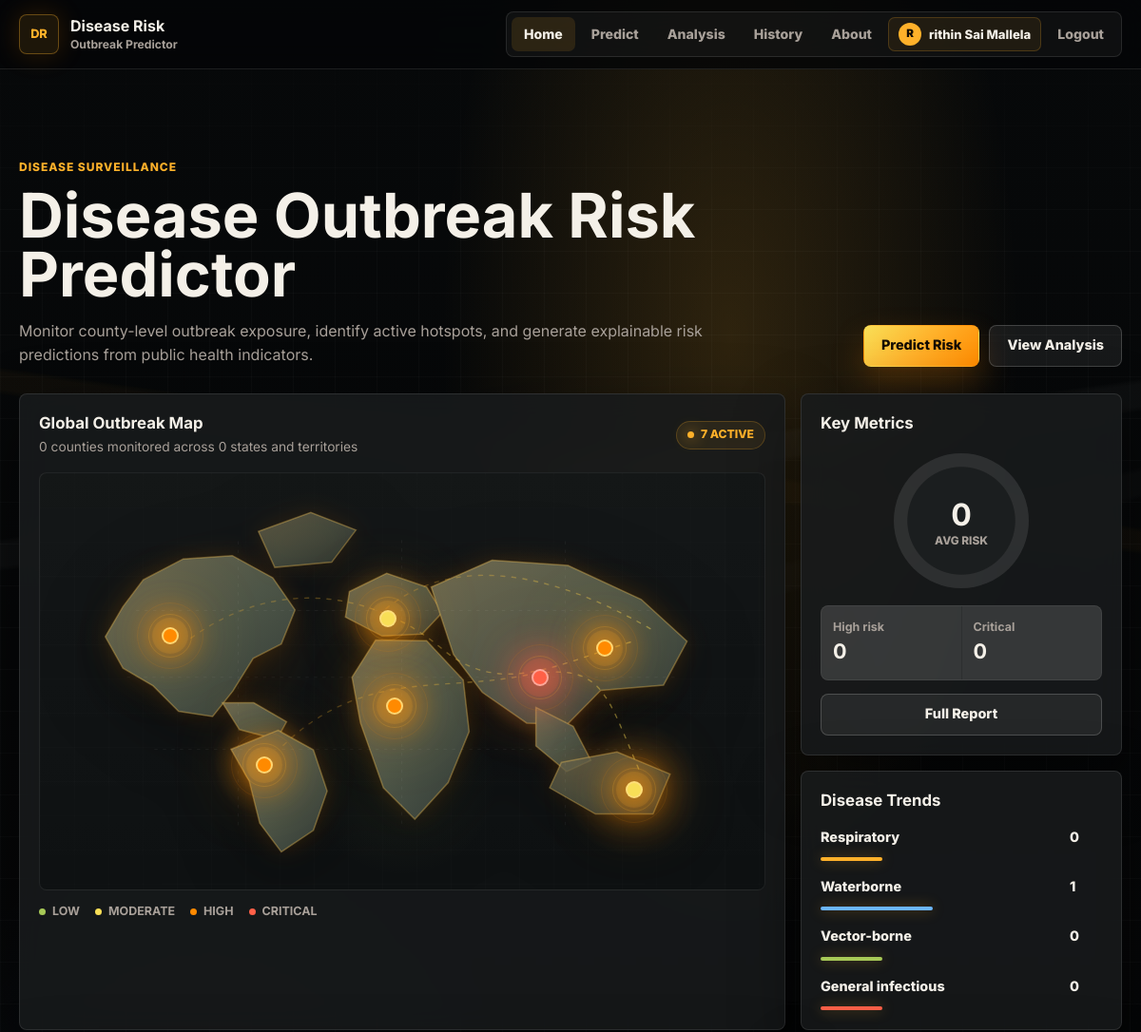
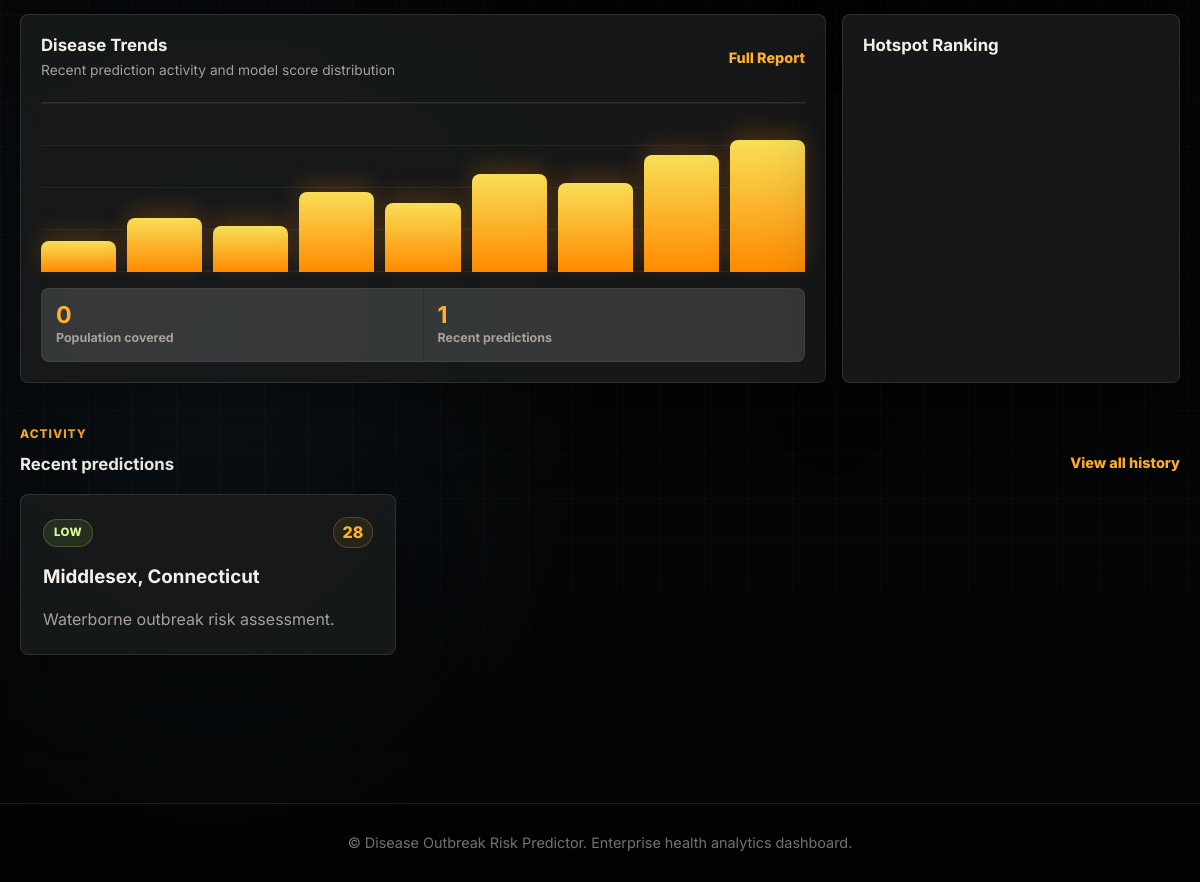
The page / (signed in) on the database its author committed (2 pictures, top to bottom).
### tables this page shows
CREATE TABLE users (
                id INTEGER PRIMARY KEY AUTOINCREMENT,
                name TEXT NOT NULL,
                email TEXT NOT NULL UNIQUE,
                password_hash TEXT NOT NULL,
                created_at TEXT NOT NULL
            , google_id TEXT, avatar_url TEXT, auth_provider TEXT NOT NULL DEFAULT 'password');

CREATE TABLE predictions (
                id INTEGER PRIMARY KEY AUTOINCREMENT,
                fips TEXT NOT NULL,
                state TEXT NOT NULL,
                county TEXT NOT NULL,
                disease_type TEXT NOT NULL,
                risk_score INTEGER NOT NULL,
                risk_level TEXT NOT NULL,
                notes TEXT,
                created_at TEXT NOT NULL
            , user_id INTEGER);

### app.py (the view)
@app.route("/")
@login_required
def home():
    states = get_states()
    total_counties = len(DATASET)
    latest = get_history(session.get("user_id"))[:3]
    dashboard = get_dashboard_context(latest)
    return render_template(
        "home.html",
        active_page="home",
        states=states,
        total_counties=total_counties,
        latest=latest,
        dashboard=dashboard,
    )

### app.py (called while the page is built)
def get_states():
    return sorted({row["state"] for row in DATASET if row.get("state")})

def get_history(user_id):
    with sqlite3.connect(DB_FILE) as conn:
        conn.row_factory = sqlite3.Row
        return conn.execute(
            "SELECT * FROM predictions WHERE user_id = ? ORDER BY id DESC LIMIT 50",
            (user_id,),
        ).fetchall()

def format_number(value):
    try:
        return f"{int(float(value)):,}"
    except (TypeError, ValueError):
        return "0"

def get_user_by_id(user_id):
    if not user_id:
        return None
    with sqlite3.connect(DB_FILE) as conn:
        conn.row_factory = sqlite3.Row
        return conn.execute("SELECT * FROM users WHERE id = ?", (user_id,)).fetchone()

def google_oauth_configured():
    client_id = get_google_client_id()
    client_secret = get_google_client_secret()
    placeholder_values = {
        "your-google-oauth-client-id.apps.googleusercontent.com",
        "your-google-oauth-client-secret",
    }
    return bool(client_id and client_secret) and client_id not in placeholder_values and client_secret not in placeholder_values

def get_google_client_id():
    return os.environ.get("GOOGLE_CLIENT_ID", "").strip()

def get_google_client_secret():
    return os.environ.get("GOOGLE_CLIENT_SECRET", "").strip()

@app.context_processor
def inject_current_user():
    return {
        "current_user": get_user_by_id(session.get("user_id")),
        "google_oauth_enabled": google_oauth_configured(),
    }

def login_required(view):
    @wraps(view)
    def wrapped_view(*args, **kwargs):
        if not session.get("user_id"):
            return redirect(url_for("signup", next=request.full_path))
        return view(*args, **kwargs)
    return wrapped_view

### templates/home.html (shortened to what this page needs)
{% extends "base.html" %}
{% set title = "Disease Surveillance Dashboard" %}
{% block content %}
<main class="surveillance-dashboard">
    <section class="dashboard-hero">
        <div class="dashboard-copy">
            <p class="eyebrow">Disease Surveillance</p>
            <h1>Disease Outbreak Risk Predictor</h1>
            <p>Monitor county-level outbreak exposure, identify active hotspots, and generate explainable risk predictions from public health indicators.</p>
        </div>
        <div class="dashboard-actions">
            <a class="btn primary" href="{{ url_for('predict') }}">Predict Risk</a>
            <a class="btn secondary" href="{{ url_for('analysis') }}">View Analysis</a>
        </div>
    </section>
    <section class="dashboard-grid">
        <article class="map-panel dashboard-panel">
            <div class="panel-header">
                <div>
                    <h2>Global Outbreak Map</h2>
                    <p>{{ total_counties }} counties monitored across {{ states|length }} states and territories</p>
                </div>
                <span class="status-chip">{{ dashboard.global_points|length }} active</span>
            </div>
            <div class="outbreak-map" aria-label="Global outbreak hotspot map">
                {% for hotspot in dashboard.global_points %}
                    <span class="hotspot {{ hotspot.level|lower }}" style="left: {{ hotspot.x }}%; top: {{ hotspot.y }}%;" title="{{ hotspot.label }} - {{ hotspot.score }}"></span>
                {% endfor %}
            </div>
            <div class="map-legend">
                <span>Low</span>
                <span>Moderate</span>
                <span>High</span>
                <span>Critical</span>
            </div>
        </article>
        <aside class="dashboard-stack">
            <article class="dashboard-panel metric-panel">
                <h2>Key Metrics</h2>
                <div class="metric-ring" style="--score: {{ dashboard.average_score }};">
                    <strong>{{ dashboard.average_score }}</strong>
                    <span>avg risk</span>
                </div>
                <div class="metric-split">
                    <div>
                        <span>High risk</span>
                        <strong>{{ dashboard.high_count }}</strong>
                    </div>
                    <div>
                        <span>Critical</span>
                        <strong>{{ dashboard.critical_count }}</strong>
                    </div>
                </div>
                <a class="btn secondary full-width" href="{{ url_for('history') }}">Full Report</a>
            </article>
            <article class="dashboard-panel trend-panel">
                <h2>Disease Trends</h2>
                <div class="trend-list">
                    {% for disease in dashboard.disease_snapshot %}
                        <div class="trend-row {{ disease.tone }}">
                            <span>{{ disease.name }}</span>
                            <b>{{ disease.count }}</b>
                            <i style="width: {{ 22 + disease.count * 18 }}%;"></i>
                        </div>
                    {% endfor %}
                </div>
            </article>
        </aside>
        <article class="dashboard-panel chart-panel">
            <div class="panel-header">
                <div>
                    <h2>Disease Trends</h2>
                    <p>Recent prediction activity and model score distribution</p>
                </div>
                <a class="text-link" href="{{ url_for('history') }}">Full Report</a>
            </div>
            <div class="trend-chart" aria-hidden="true">
                <span style="height: 20%;"></span>
                <span style="height: 35%;"></span>
                <span style="height: 30%;"></span>
                <span style="height: 52%;"></span>
                <span style="height: 45%;"></span>
                <span style="height: 64%;"></span>
                <span style="height: 58%;"></span>
                <span style="height: 76%;"></span>
                <span style="height: 86%;"></span>
            </div>
            <div class="chart-metrics">
                <div>
                    <strong>{{ dashboard.total_population }}</strong>
                    <span>Population covered</span>
                </div>
                <div>
                    <strong>{{ latest|length }}</strong>
                    <span>Recent predictions</span>
                </div>
            </div>
        </article>
        <article class="dashboard-panel spread-panel">
            <h2>Hotspot Ranking</h2>
        </article>
    </section>
    <section class="section recent-section">
        <div class="section-heading">
            <div>
                <p class="eyebrow">Activity</p>
                <h2>Recent predictions</h2>
            </div>
            <a class="text-link" href="{{ url_for('history') }}">View all history</a>
        </div>
        <div class="card-grid">
            {% for item in latest %}
                <article class="card">
                    <div class="card-topline">
                        <span class="risk-pill {{ item['risk_level']|lower }}">{{ item["risk_level"] }}</span>
                        <span class="score-chip">{{ item["risk_score"] }}</span>
                    </div>
                    <h3>{{ item["county"] }}, {{ item["state"] }}</h3>
                    <p>{{ item["disease_type"] }} outbreak risk assessment.</p>
                </article>
            {% else %}
                <article class="card">
                    <span class="risk-pill neutral">Ready</span>
                    <h3>No predictions yet</h3>
                    <p>Run the first prediction to start building history.</p>
                </article>
            {% endfor %}
        </div>
    </section>
</main>
{% endblock %}

### templates/base.html (shortened to what this page needs)
<!DOCTYPE html>
<html lang="en">
<head>
    <link rel="stylesheet" href="{{ url_for('static', filename='css/style.css') }}" />
</head>
<body>
    <header class="site-header">
        <nav class="navbar" aria-label="Main navigation">
            <a class="brand" href="{{ url_for('home') }}">
                <div class="brand-mark">DR</div>
                <div>
                    <strong>Disease Risk</strong>
                    <small>Outbreak Predictor</small>
                </div>
            </a>
            <div class="nav-links">
                {% if current_user %}
                    <a href="{{ url_for('home') }}" class="{{ 'active' if active_page == 'home' else '' }}"><span>Home</span></a>
                    <a href="{{ url_for('predict') }}" class="{{ 'active' if active_page == 'predict' else '' }}"><span>Predict</span></a>
                    <a href="{{ url_for('analysis') }}" class="{{ 'active' if active_page == 'analysis' else '' }}"><span>Analysis</span></a>
                    <a href="{{ url_for('history') }}" class="{{ 'active' if active_page == 'history' else '' }}"><span>History</span></a>
                    <a href="{{ url_for('about') }}" class="{{ 'active' if active_page == 'about' else '' }}"><span>About</span></a>
                    <span class="account-chip" title="{{ current_user.email }}">
                        {% if current_user.avatar_url %}
                            <img src="{{ current_user.avatar_url }}" alt="" />
                        {% else %}
                            <span class="account-initial">{{ current_user.name[:1]|upper }}</span>
                        {% endif %}
                        <span>{{ current_user.name }}</span>
                    </span>
                    <a href="{{ url_for('logout') }}"><span>Logout</span></a>
                {% else %}
                    <a href="{{ url_for('signin') }}" class="{{ 'active' if active_page == 'signin' else '' }}"><span>Sign In</span></a>
                    <a href="{{ url_for('signup') }}" class="{{ 'active' if active_page == 'signup' else '' }}"><span>Sign Up</span></a>
                {% endif %}
            </div>
        </nav>
    </header>
    <div class="app-shell">
        {% block content %}{% endblock %}
    </div>
    <footer class="footer">
        <p>&copy; Disease Outbreak Risk Predictor. Enterprise health analytics dashboard.</p>
    </footer>
</body>
</html>

### rows shown on the page
users: name "R", name "rithin Sai Mallela"
predictions: risk_level "LOW", risk_score "28", county "Middlesex", state "Connecticut", disease_type "Waterborne"

### other values the page prints
{{ total_counties }} "0"
{{ states|length }} "0"
{{ dashboard.global_points|length }} "7"
{{ dashboard.average_score }} "0"
{{ dashboard.high_count }} "0"
{{ dashboard.critical_count }} "0"
{{ disease.name }} "Respiratory" "Waterborne" "Vector-borne" "General infectious"
{{ disease.count }} "0" "1" "0" "0"
{{ dashboard.total_population }} "0"
{{ latest|length }} "1"
